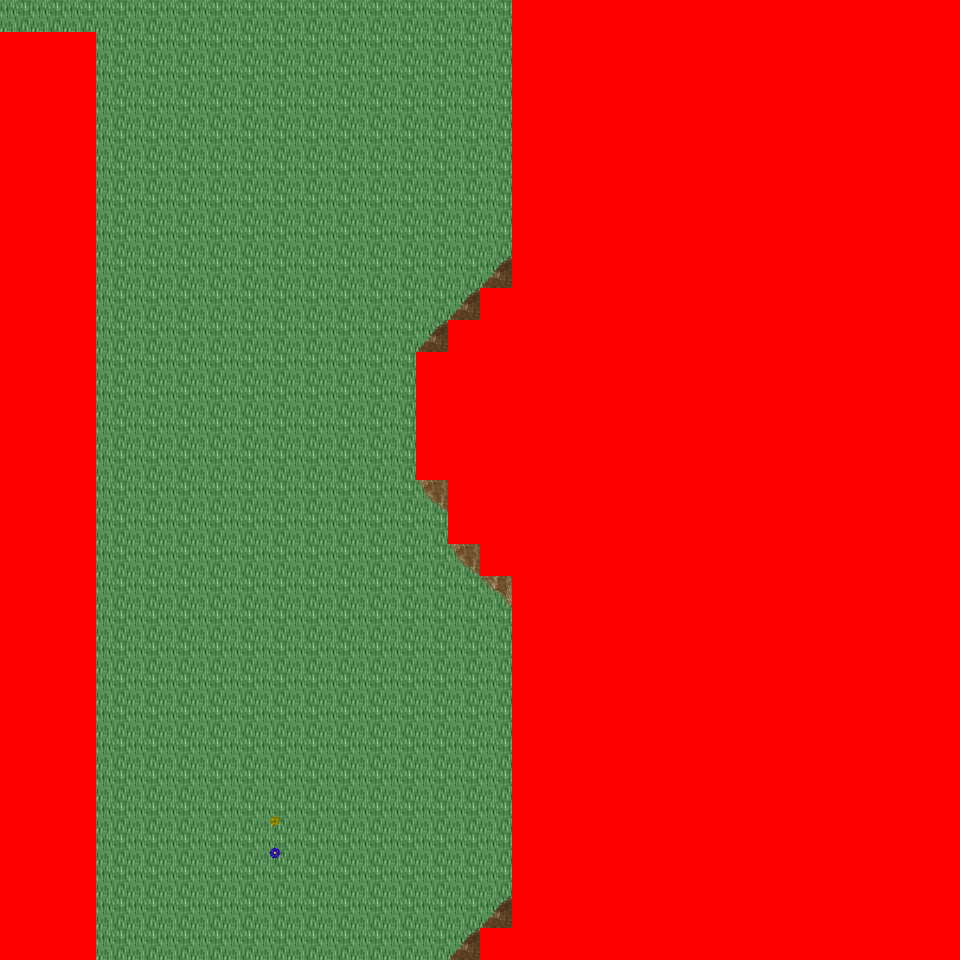

The image is a tile-based game level rendered from a .tmx file. Its description and source (layers, tilesets, objects; grid data summarised) follow:
An orthogonal 30x30 tile map with 32x32 px tiles, 6 tile layers (Ground, Object, Object2, Above, ...), 46 tilesets and 3 objects (3x mapExit).

<map version="1.0" orientation="orthogonal" renderorder="right-down" width="30" height="30" tilewidth="32" tileheight="32" nextobjectid="4">
  <tileset firstgid="1" name="tileset_logic_collision" tilewidth="32" tileheight="32" tilecount="1" columns="1">
    <image source="../drawable/tileset_logic_collision.png" width="32" height="32" />
  </tileset>
  <tileset firstgid="2" name="tileset_ground_ridge_earth_pale" tilewidth="32" tileheight="32" tilecount="96" columns="12">
    <image source="../drawable/tileset_ground_ridge_earth_pale.png" width="384" height="256" />
  </tileset>
  <tileset firstgid="98" name="tileset_ground_ridge_earth_dark" tilewidth="32" tileheight="32" tilecount="96" columns="12">
    <image source="../drawable/tileset_ground_ridge_earth_dark.png" width="384" height="256" />
  </tileset>
  <tileset firstgid="194" name="tileset_ground_ground" tilewidth="32" tileheight="32" tilecount="33" columns="3">
    <image source="../drawable/tileset_ground_ground.png" width="96" height="352" />
  </tileset>
  <tileset firstgid="227" name="tileset_building_castle" tilewidth="32" tileheight="32" tilecount="320" columns="20">
    <image source="../drawable/tileset_building_castle.png" width="640" height="512" />
  </tileset>
  <tileset firstgid="547" name="tileset_item_pot_barrels_1" tilewidth="32" tileheight="32" tilecount="8" columns="4">
    <image source="../drawable/tileset_item_pot_barrels_1.png" width="128" height="64" />
  </tileset>
  <tileset firstgid="555" name="tileset_item_weapon_cannon" tilewidth="32" tileheight="32" tilecount="12" columns="3">
    <image source="../drawable/tileset_item_weapon_cannon.png" width="96" height="128" />
  </tileset>
  <tileset firstgid="567" name="tileset_building_door_closed" tilewidth="32" tileheight="32" tilecount="1" columns="1">
    <image source="../drawable/tileset_building_door_closed.png" width="32" height="32" />
  </tileset>
  <tileset firstgid="568" name="tileset_building_door_door" tilewidth="32" tileheight="32" tilecount="6" columns="3">
    <image source="../drawable/tileset_building_door_door.png" width="96" height="64" />
  </tileset>
  <tileset firstgid="574" name="tileset_building_window_window_centered" tilewidth="32" tileheight="32" tilecount="1" columns="1">
    <image source="../drawable/tileset_building_window_window_centered.png" width="32" height="32" />
  </tileset>
  <tileset firstgid="575" name="tileset_building_decoration_chimney_big" tilewidth="32" tileheight="32" tilecount="2" columns="1">
    <image source="../drawable/tileset_building_decoration_chimney_big.png" width="32" height="64" />
  </tileset>
  <tileset firstgid="577" name="tileset_building_stairs_stairs_grey" tilewidth="32" tileheight="32" tilecount="6" columns="3">
    <image source="../drawable/tileset_building_stairs_stairs_grey.png" width="96" height="64" />
  </tileset>
  <tileset firstgid="583" name="tileset_building_witch_hut" tilewidth="32" tileheight="32" tilecount="80" columns="5">
    <image source="../drawable/tileset_building_witch_hut.png" width="160" height="512" />
  </tileset>
  <tileset firstgid="663" name="tileset_ground_grass_edges" tilewidth="32" tileheight="32" tilecount="36" columns="12">
    <image source="../drawable/tileset_ground_grass_edges.png" width="384" height="96" />
  </tileset>
  <tileset firstgid="699" name="tileset_ground_grass_corners" tilewidth="32" tileheight="32" tilecount="24" columns="6">
    <image source="../drawable/tileset_ground_grass_corners.png" width="192" height="128" />
  </tileset>
  <tileset firstgid="723" name="tileset_logic_item_vegetable" tilewidth="32" tileheight="32" tilecount="13" columns="13">
    <image source="../drawable/tileset_logic_item_vegetable.png" width="256" height="64" />
  </tileset>
  <tileset firstgid="736" name="tileset_plant_tree_fall_trees" tilewidth="32" tileheight="32" tilecount="40" columns="8">
    <image source="../drawable/tileset_plant_tree_fall_trees.png" width="256" height="160" />
  </tileset>
  <tileset firstgid="776" name="tileset_plant_stump_stump_pale_purple" tilewidth="32" tileheight="32" tilecount="4" columns="2">
    <image source="../drawable/tileset_plant_stump_stump_pale_purple.png" width="64" height="64" />
  </tileset>
  <tileset firstgid="780" name="tileset_plant_stump_small_stump" tilewidth="32" tileheight="32" tilecount="4" columns="2">
    <image source="../drawable/tileset_plant_stump_small_stump.png" width="64" height="64" />
  </tileset>
  <tileset firstgid="784" name="tileset_furniture_light_small_lamp" tilewidth="32" tileheight="32" tilecount="4" columns="4">
    <image source="../drawable/tileset_furniture_light_small_lamp.png" width="128" height="32" />
  </tileset>
  <tileset firstgid="788" name="tileset_item_pot_barrel" tilewidth="32" tileheight="32" tilecount="2" columns="1">
    <image source="../drawable/tileset_item_pot_barrel.png" width="32" height="64" />
  </tileset>
  <tileset firstgid="790" name="tileset_plant_tree_locust_tree" tilewidth="32" tileheight="32" tilecount="20" columns="4">
    <image source="../drawable/tileset_plant_tree_locust_tree.png" width="128" height="160" />
  </tileset>
  <tileset firstgid="810" name="tileset_plant_leaves" tilewidth="32" tileheight="32" tilecount="8" columns="4">
    <image source="../drawable/tileset_plant_leaves.png" width="128" height="64" />
  </tileset>
  <tileset firstgid="818" name="tileset_plant_flower_daisy_blue" tilewidth="32" tileheight="32" tilecount="8" columns="2">
    <image source="../drawable/tileset_plant_flower_daisy_blue.png" width="64" height="128" />
  </tileset>
  <tileset firstgid="826" name="tileset_plant_flower_daisy_yellow" tilewidth="32" tileheight="32" tilecount="8" columns="2">
    <image source="../drawable/tileset_plant_flower_daisy_yellow.png" width="64" height="128" />
  </tileset>
  <tileset firstgid="834" name="tileset_plant_flower_small_flower_bed_2" tilewidth="32" tileheight="32" tilecount="12" columns="3">
    <image source="../drawable/tileset_plant_flower_small_flower_bed_2.png" width="96" height="128" />
  </tileset>
  <tileset firstgid="846" name="tileset_plant_flower_small_flower_bed" tilewidth="32" tileheight="32" tilecount="12" columns="3">
    <image source="../drawable/tileset_plant_flower_small_flower_bed.png" width="96" height="128" />
  </tileset>
  <tileset firstgid="858" name="tileset_plant_flower_flower_bed_1" tilewidth="32" tileheight="32" tilecount="35" columns="7">
    <image source="../drawable/tileset_plant_flower_flower_bed_1.png" width="224" height="160" />
  </tileset>
  <tileset firstgid="893" name="tileset_plant_flower_hothouse_flowers" tilewidth="32" tileheight="32" tilecount="72" columns="6">
    <image source="../drawable/tileset_plant_flower_hothouse_flowers.png" width="192" height="384" />
  </tileset>
  <tileset firstgid="965" name="tileset_furniture_light_lamp_blue" tilewidth="32" tileheight="32" tilecount="3" columns="1">
    <image source="../drawable/tileset_furniture_light_lamp_blue.png" width="32" height="96" />
  </tileset>
  <tileset firstgid="968" name="tileset_light_dim_light_7x5" tilewidth="32" tileheight="32" tilecount="35" columns="7">
    <image source="../drawable/tileset_light_dim_light_7x5.png" width="224" height="160" />
  </tileset>
  <tileset firstgid="1003" name="tileset_building_decoration_chimney" tilewidth="32" tileheight="32" tilecount="2" columns="1">
    <image source="../drawable/tileset_building_decoration_chimney.png" width="32" height="64" />
  </tileset>
  <tileset firstgid="1005" name="tileset_building_decoration_cauldron_sign" tilewidth="32" tileheight="32" tilecount="1" columns="1">
    <image source="../drawable/tileset_building_decoration_cauldron_sign.png" width="32" height="32" />
  </tileset>
  <tileset firstgid="1006" name="tileset_building_decoration_magician_banner" tilewidth="32" tileheight="32" tilecount="3" columns="3">
    <image source="../drawable/tileset_building_decoration_magician_banner.png" width="96" height="32" />
  </tileset>
  <tileset firstgid="1009" name="tileset_logic_portal" tilewidth="32" tileheight="32" tilecount="24" columns="8">
    <image source="../drawable/tileset_logic_portal.png" width="256" height="96" />
  </tileset>
  <tileset firstgid="1033" name="tileset_ground_ground_3" tilewidth="32" tileheight="32" tilecount="5" columns="5">
    <image source="../drawable/tileset_ground_ground_3.png" width="160" height="32" />
  </tileset>
  <tileset firstgid="1038" name="tileset_building_cottage" tilewidth="32" tileheight="32" tilecount="256" columns="16">
    <image source="../drawable/tileset_building_cottage.png" width="512" height="512" />
  </tileset>
  <tileset firstgid="1294" name="tileset_building_roof_thatched_roof" tilewidth="32" tileheight="32" tilecount="256" columns="16">
    <image source="../drawable/tileset_building_roof_thatched_roof.png" width="512" height="512" />
  </tileset>
  <tileset firstgid="1550" name="tileset_building_door_doors" tilewidth="32" tileheight="32" tilecount="256" columns="16">
    <image source="../drawable/tileset_building_door_doors.png" width="512" height="512" />
  </tileset>
  <tileset firstgid="1806" name="tileset_building_window_windows" tilewidth="32" tileheight="32" tilecount="256" columns="16">
    <image source="../drawable/tileset_building_window_windows.png" width="512" height="512" />
  </tileset>
  <tileset firstgid="2062" name="tileset_plant_bush_leafy" tilewidth="32" tileheight="32" tilecount="48" columns="8">
    <image source="../drawable/tileset_plant_bush_leafy.png" width="256" height="192" />
  </tileset>
  <tileset firstgid="2110" name="tileset_plant_bush_flowering" tilewidth="32" tileheight="32" tilecount="72" columns="8">
    <image source="../drawable/tileset_plant_bush_flowering.png" width="256" height="288" />
  </tileset>
  <tileset firstgid="2182" name="tileset_object_stone_well" tilewidth="32" tileheight="32" tilecount="6" columns="2">
    <image source="../drawable/tileset_object_stone_well.png" width="64" height="96" />
  </tileset>
  <tileset firstgid="2188" name="tileset_item_pot_cauldron" tilewidth="32" tileheight="32" tilecount="48" columns="8">
    <image source="../drawable/tileset_item_pot_cauldron.png" width="256" height="192" />
  </tileset>
  <tileset firstgid="2236" name="tileset_item_campfires" tilewidth="32" tileheight="32" tilecount="2" columns="2">
    <image source="../drawable/tileset_item_campfires.png" width="64" height="32" />
  </tileset>
  <tileset firstgid="2238" name="tileset_item_firewood" tilewidth="32" tileheight="32" tilecount="12" columns="3">
    <image source="../drawable/tileset_item_firewood.png" width="96" height="128" />
  </tileset>
  <layer name="Ground" width="30" height="30">
    <data>[900 cells, 900 non-empty, 5 distinct tile ids]</data>
  </layer>
  <layer name="Object" width="30" height="30">
    <data>[900 cells, 142 non-empty, 27 distinct tile ids]</data>
  </layer>
  <layer name="Object2" width="30" height="30">
    <data>[900 cells, 10 non-empty, 7 distinct tile ids]</data>
  </layer>
  <layer name="Above" width="30" height="30">
    <data>[900 cells, 0 non-empty, 0 distinct tile ids]</data>
  </layer>
  <layer name="Above2" width="30" height="30">
    <data>[900 cells, 0 non-empty, 0 distinct tile ids]</data>
  </layer>
  <layer name="Walkable" width="30" height="30">
    <data>[900 cells, 528 non-empty, 1 distinct tile ids]</data>
  </layer>
  <objectgroup name="MapEvents">
    <object id="1" name="north" type="mapExit" x="0" y="0" width="512" height="32">
      <properties>
        <property name="map" value="level_0_x54_y42" />
        <property name="x" value="0" />
        <property name="y" value="28" />
      </properties>
    </object>
    <object id="2" name="south" type="mapExit" x="96" y="928" width="384" height="32">
      <properties>
        <property name="map" value="level_0_x54_y44" />
        <property name="x" value="3" />
        <property name="y" value="1" />
      </properties>
    </object>
    <object id="3" name="west" type="mapExit" x="0" y="0" width="32" height="32">
      <properties>
        <property name="map" value="level_0_x53_y43" />
        <property name="x" value="28" />
        <property name="y" value="0" />
      </properties>
    </object>
  </objectgroup>
</map>
